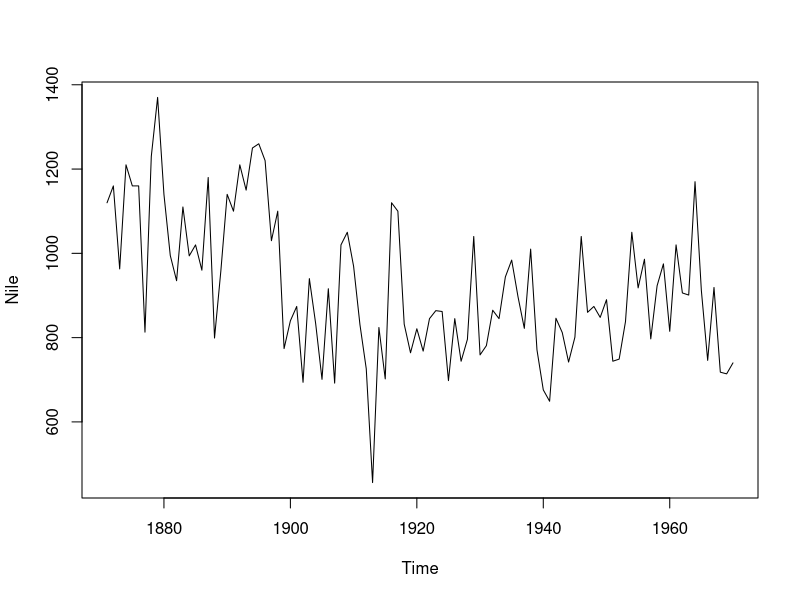
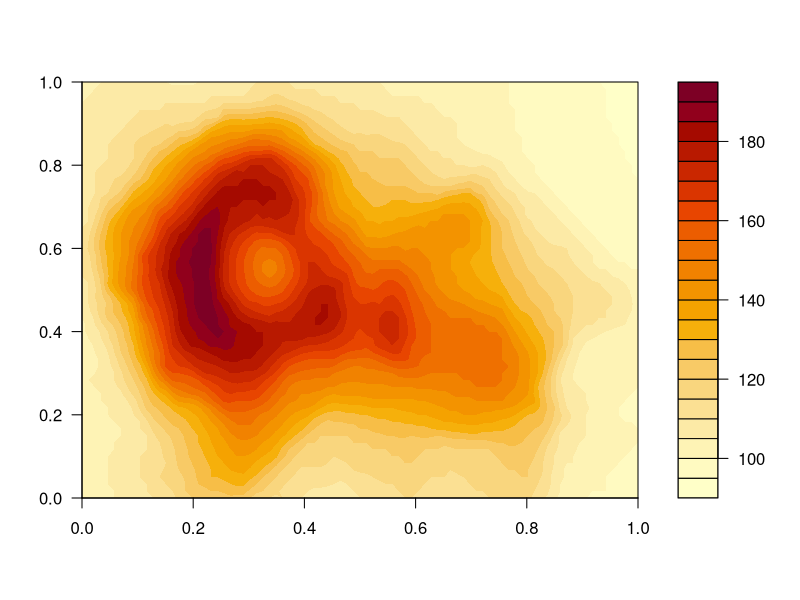
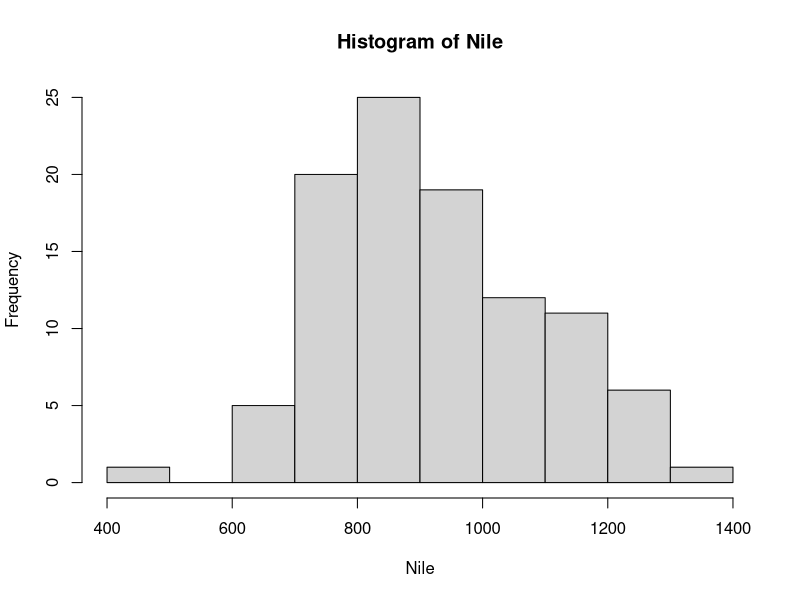
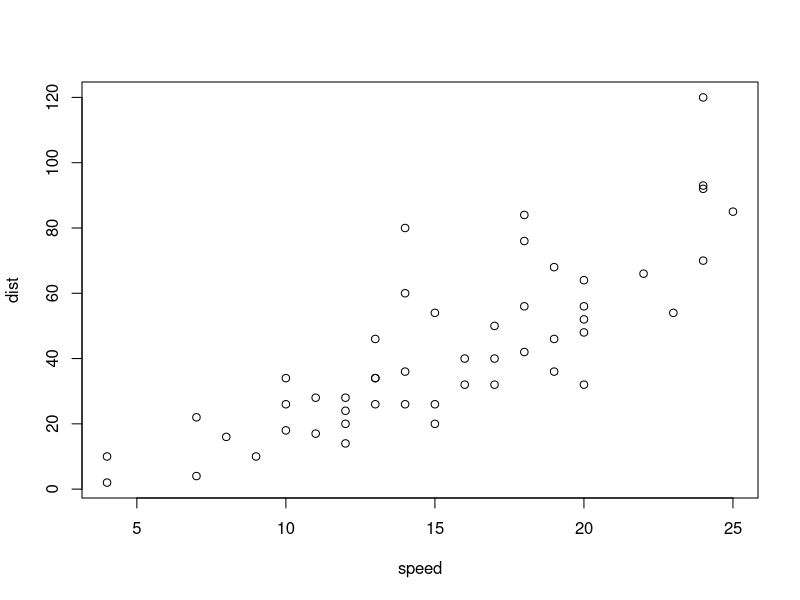
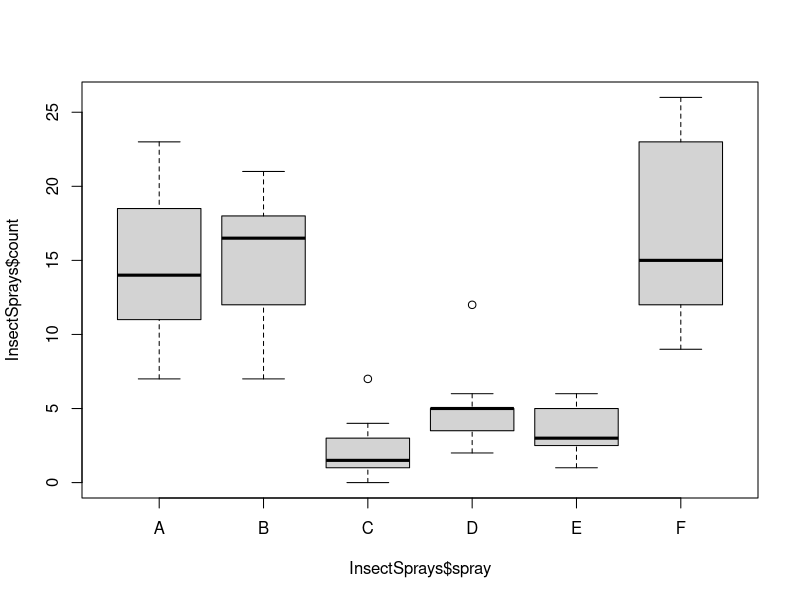
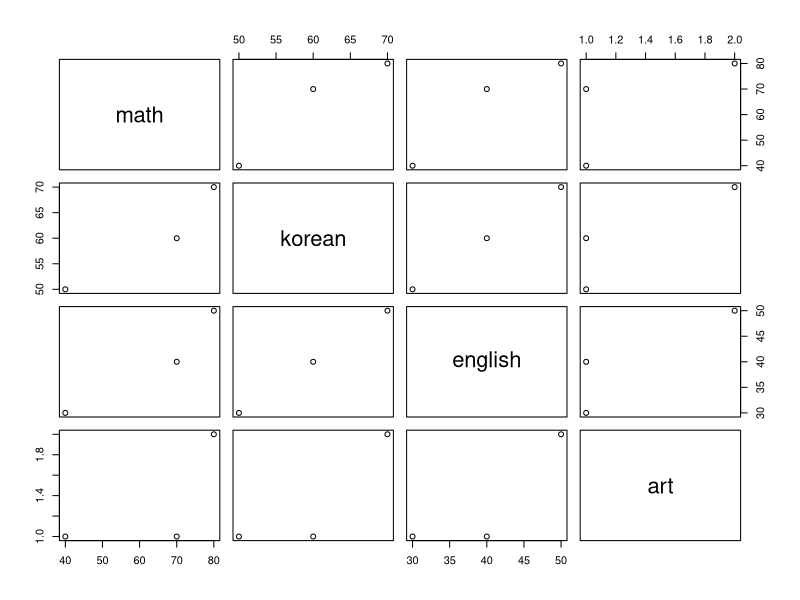
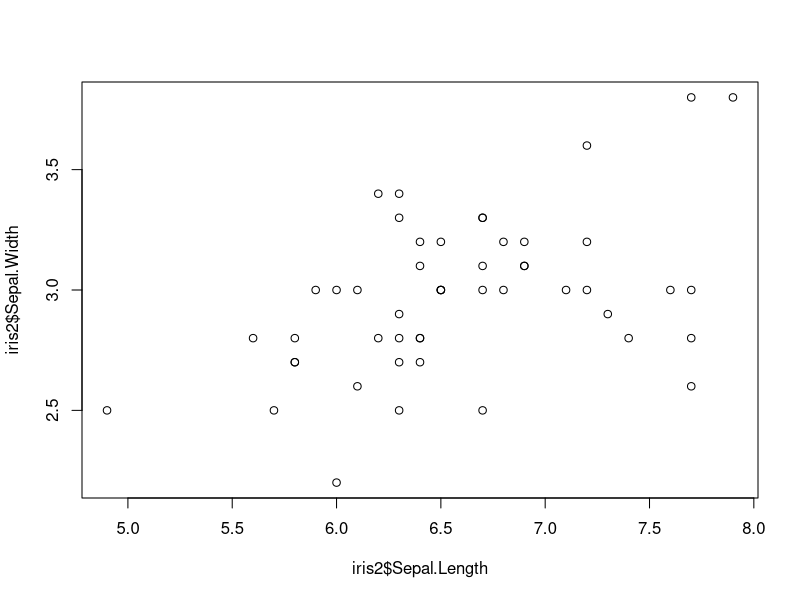
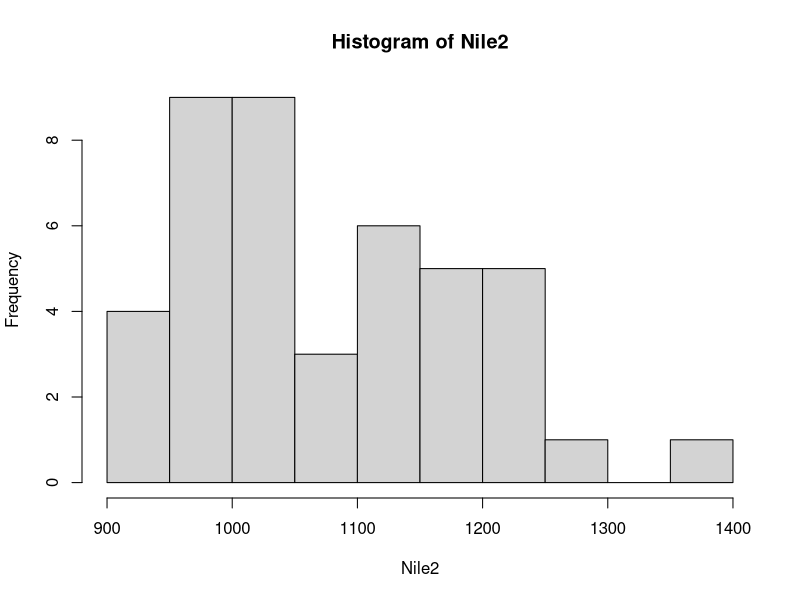

The R script that drew these images, in order:
plot(Nile)
str(Nile)
head(Nile)
tail(Nile)

filled.contour(volcano)
str(volcano)
head(volcano)

hist(Nile)
plot(cars)
str(cars)
head(cars)

boxplot(InsectSprays$count ~ InsectSprays$spray)

vector01 = c(1, 2, 3, 4, 5)
vector02 = 1:10
vector03 = c('a', 'b', 'c', 'd')
vector01 %% 2 == 0

# 조건을 이용하여 데이터 값 추출
select = (vector02 %% 2 == 1)
vector02[select]


score_data_frame = data.frame(
  math = c(40,70,80),
  korean = c(50,60,70),
  english = c(30,40,50),
  art = c('A','A','B')
)
score = score_data_frame

# 나홀로 챌린지, 함수 만들기
artToScore <- function(x) {
  ifelse(x == 'A', 100, 
         ifelse(x == 'B', 80,
                ifelse(x == 'C', 60, 
                       0))
         )
}
artToScore2 <- function(arr) {
  art_score = c()
  for(ch in arr){
    if (ch == 'A') {
      art_score <- c(art_score, 100)
    } else if (ch == 'B') {
      art_score <- c(art_score, 80)
    } else if (ch == 'C') {
      art_score <- c(art_score, 60)
    } else {
      art_score <- c(art_score, 0)
    }
  }
  return(art_score)
}

score$sum = score$math + score$korean + score$english + artToScore2(score$art)
score


colMeans(score[,1:3]) 

plot(score_data_frame)
head(score_data_frame)
tail(score_data_frame)

score_data_frame$math

score[, c(1,3)]
score[score$math>50,]

# Homework
# [ 1 ]
select = (iris$Species == 'virginica')
tail(select)
iris2 = iris[select,]
tail(iris2)
plot(iris2$Sepal.Length, iris2$Sepal.Width)

# [ 2 ]


# [ 3 ]
nile_avr = mean(Nile)
Nile2 = Nile[Nile > nile_avr]
hist(Nile2)

sort_data = sort(Nile, decreasing = T)
tail(sort_data)
